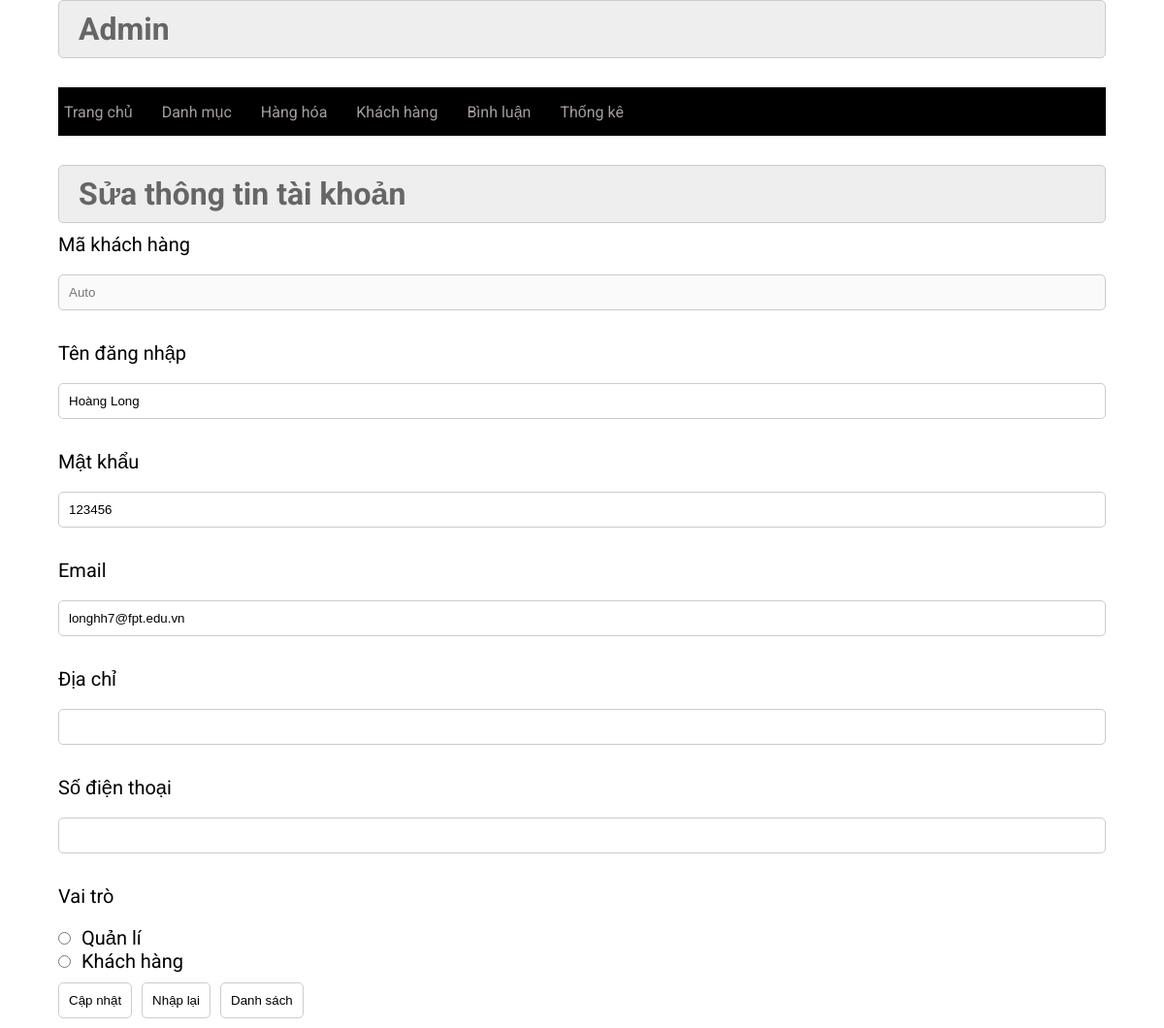
/admin/index.php?act=suatk&id=2, run on the app's committed database.
### tables this page shows
CREATE TABLE `taikhoan` (
  `id` int(11) NOT NULL,
  `user` varchar(50) NOT NULL,
  `pass` varchar(50) NOT NULL,
  `email` varchar(255) NOT NULL,
  `address` varchar(255) DEFAULT NULL,
  `tel` varchar(20) DEFAULT NULL,
  `role` int(11) NOT NULL DEFAULT 0
);

### model/pdo.php (called while the page is built, shortened)
<?php
function pdo_get_connection(){
    $servername = "localhost";
    $username = "root";
    $password = "";
    try {
        $conn = new PDO("mysql:host=$servername;dbname=duan_hue", $username, $password);
        $conn->setAttribute(PDO::ATTR_ERRMODE, PDO::ERRMODE_EXCEPTION);
        return $conn;
    } catch(PDOException $e) {
        echo "Connection failed: " . $e->getMessage();
    }
}
function pdo_query_one($sql){
    $sql_args=array_slice(func_get_args(),1);
    try{
        $conn=pdo_get_connection();
        $stmt=$conn->prepare($sql);
        $stmt->execute($sql_args);
        $row=$stmt->fetch(PDO::FETCH_ASSOC);
        return $row;
    }
    catch(PDOException $e){
        throw $e;
    }
    finally{
        unset($conn);
    }
}
?>

### model/taikhoan.php (called while the page is built, shortened)
<?php
function loadone_taikhoan($id)
{
    $sql = "SELECT * FROM taikhoan WHERE id=" . $id;
    $tk = pdo_query_one($sql);
    return $tk;
}

### admin/taikhoan/updatetk.php (the view, shortened to what this page needs)
<div class="row2">
    <div class="row2 font_title">
        <h1>Sửa thông tin tài khoản</h1>
    </div>
    <div class="row2 form_content ">
        <form id="form_updatetk" action="index.php?act=updatetk" method="POST">
            <?php
            if (is_array($taikhoan)) {
                extract($taikhoan);
            }
            ?>
            <div class="row2 mb10 form_content_container">
                <label>Mã khách hàng</label><br>
                <input type="text" name="iduser" placeholder="Auto" disabled>
            </div>
            <div class="row2 mb10 form_content_container">
                <label>Tên đăng nhập</label> <br>
                <input type="text" name="user" value="<?= $user ?>">
            </div>
            <div class="row2 mb10">
                <label>Mật khẩu </label> <br>
                <input type="text" name="pass" value="<?= $pass ?>">
            </div>
            <div class="row2 mb10">
                <label>Email </label> <br>
                <input type="text" name="email" value="<?= $email ?>">
            </div>
            <div class="row2 mb10">
                <label>Địa chỉ </label> <br>
                <input type="text" name="address" value="<?= $address ?>">
            </div>
            <div class="row2 mb10">
                <label>Số điện thoại </label> <br>
                <input type="text" name="tel" value="<?= $tel ?>">
            </div>
            <div class="row2 mb10">
                <label>Vai trò</label><br>
                <div>
                    <div>
                        <input type="radio" <?php if ($role == 1) echo "checked" ?> name="role" value="1" id="quanli">
                        <label for="quanli">Quản lí</label>
                    </div>
                    <div>
                        <input type="radio" <?php if ($role == 0) echo "checked" ?> name="role" value="0" id="khachhang">
                        <label for="khachhang">Khách hàng</label>
                    </div>
                </div>
            </div>
            <div class="row mb10 ">
                <input class="mr20" name="capnhat" type="submit" value="Cập nhật">
                <input class="mr20" type="reset" value="Nhập lại">
                <a href="index.php?act=dskh"><input class="mr20" type="button" value="Danh sách"></a>
            </div>
        </form>
    </div>
</div>

### css/css.css (style rules this page uses)
:root { --white-color: #fff; --black-color: #000; --text-color: #333; }
* { margin: 0; padding: 0; box-sizing: border-box; }
body { font-family: 'Roboto', sans-serif; }
.row { display: flex; width: 100%; }
.row2 { float: left; width: 100%; }
.mb10 { margin-bottom: 10px; }
.form_account input[type="email"], .form_account input[type="text"], .form_account input[type="password"], .form_content input[type="text"] { width: 100%; border: 1px solid #ccc; border-radius: 5px; padding: 10px 10px; margin-bottom: 12px; outline: none; }
.form_account input[type="reset"], .form_account input[type="submit"], .form_content input[type="submit"], .form_content input[type="reset"], .form_content input[type="button"] { padding: 10px; background: white; border: 1px solid #CCC; border-radius: 5px; }
.font_title { background-color: #EEE; border: 1px #CCC solid; color: #666; border-radius: 5px; padding: 10px 20px; }
.mr20 { margin-right: 10px; }
label { display: flex; justify-content: start; font-size: 20px; margin-top: 10px; color: black; }

### admin/taikhoan/updatetk.php (style rules this page uses)
[for="khachhang"], [for="quanli"] { display: inline; margin-left: 7px; }

### data on the page
taikhoan: user "Hoàng Long", pass "123456", email "longhh7@fpt.edu.vn", role "☐ Quản lí", role "☐ Khách hàng"
